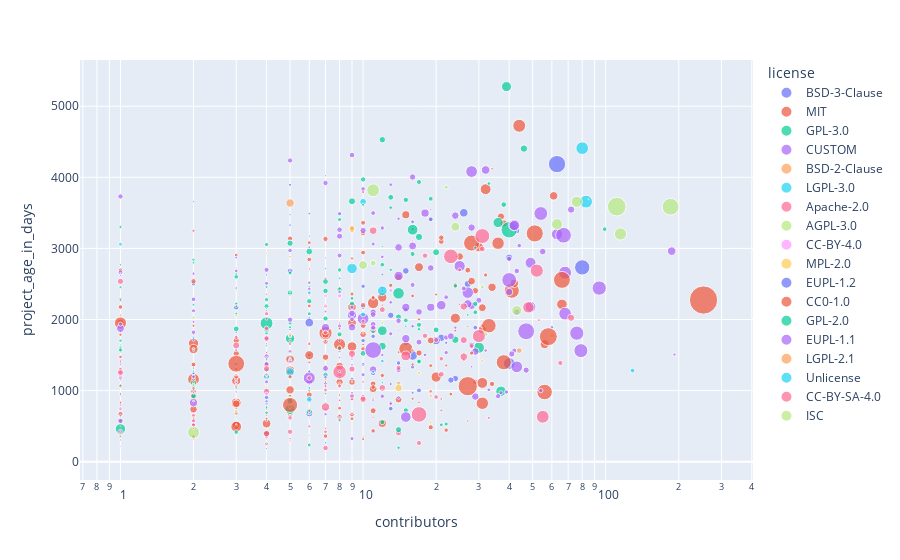

The notebook cell this image was saved under:
### Code cell
fig = px.scatter(df.query("project_active_checkbox==True"), x="contributors", y="project_age_in_days",
	         size="stargazers_count", color="license",
                 hover_name="project_name", log_x=True)


fig.show()
df

### Figure 1 — Plotly figure (JSON) as saved in the notebook; plotly's stock layout.template omitted (floating-point values rounded to 4 significant figures; data arrays with more than 128 entries replaced by an {"elided": "..."} marker saying what was removed)
{"data": [{"hovertemplate": "<b>%{hovertext}</b><br><br>license=BSD-3-Clause<br>contributors=%{x}<br>project_age_in_days=%{y}<br>stargazers_count=%{marker.size}<extra></extra>", "hovertext": ["pvlib-python", "pvfactors", "gsee", "PVMismatch", "bifacial_radiance", "dGen", "OpenOA", "SHARPy", "NRWAL", "CACTUS", "MHKiT-Python", "HydroPowerSimulations.jl", "pygfunction", "GHEtool", "PyBaMM", "StorageVET", "System Advisor Model", "REopt_Lite_API", "PowerSimulations.jl", "PowerSystems.jl", "Balmorel", "nempy", "Hierarchical Engine for Large-scale Infrastructure Co-Simulation", "PowerSystemDataModel", "reVX", "reV", "InfrastructureSystems.jl", "SIMONA", "HPWHsim", "BuildingSystems", "modelica-ibpsa", "project1", "teb", "ModBus Measurement Daemon", "Kiva", "PowerAPI", "argos", "patch-node", "Silicone", "deep-smoke-machine", "brightway2", "carculator", "premise", "forest", "PyETo", "burnr", "Forest Scenario Planner", "OGGM", "CICE", "icepyx", "HydroShare", "E3SM Diagnostics Package", "Pymagicc", "RTE+RRTMGP", "MetPy", "clisops", "Climate Model Output Rewriter", "h5netcdf", "rsoi", "SELEN", "rivamap", "PyGnome", "NeuralHydrology", "pySTEPS", "EarthML", "DSSAT Cropping System Model", "HappyPlants", "dormancyR", "OasisLMF", "SSC", "ESGF PyClient"], "legendgroup": "BSD-3-Clause", "marker": {"color": "#636efa", "size": [714, 60, 89, 51, 58, 34, 124, 81, 10, 14, 27, 4, 29, 4, 417, 37, 223, 55, 171, 210, 22, 26, 81, 14, 10, 42, 27, 16, 9, 56, 105, 48, 17, 125, 22, 94, 58, 67, 2, 91, 39, 31, 43, 31, 108, 11, 28, 159, 35, 121, 154, 26, 34, 51, 905, 18, 41, 135, 15, 14, 58, 36, 164, 288, 79, 73, 232, 6, 84, 64, 20], "sizemode": "area", "sizeref": 6.065, "symbol": "circle"}, "mode": "markers", "name": "BSD-3-Clause", "orientation": "v", "showlegend": true, "type": "scatter", "x": [80, 5, 3, 8, 10, 4, 13, 15, 6, 6, 16, 3, 3, 3, 40, 4, 26, 16, 21, 20, 5, 2, 31, 19, 6, 7, 13, 7, 7, 10, 43, 29, 2, 24, 5, 11, 4, 13, 3, 2, 5, 2, 10, 22, 5, 2, 5, 27, 16, 23, 40, 8, 6, 6, 63, 10, 16, 15, 2, 5, 2, 16, 6, 16, 8, 17, 6, 3, 15, 29, 12], "xaxis": "x", "y": [2733, 1551, 2171, 3488, 1703, 849, 2059, 2135, 613, 3172, 969, 724, 1823, 496, 1381, 813, 3501, 1333, 1742, 1703, 1863, 850, 1898, 932, 1099, 1099, 1092, 266, 2443, 2468, 3247, 2205, 1216, 1169, 3328, 1250, 905, 746, 1187, 1200, 893, 1162, 1368, 1673, 2683, 3660, 3894, 2499, 1906, 1148, 2871, 1870, 2016, 1506, 4186, 869, 3374, 2684, 1962, 3478, 2502, 3269, 681, 1495, 1575, 1003, 1956, 1269, 1670, 1886, 2634], "yaxis": "y"}, {"hovertemplate": "<b>%{hovertext}</b><br><br>license=MIT<br>contributors=%{x}<br>project_age_in_days=%{y}<br>stargazers_count=%{marker.size}<extra></extra>", "hovertext": {"elided": "252 str values"}, "legendgroup": "MIT", "marker": {"color": "#EF553B", "size": {"elided": "252 int values"}, "sizemode": "area", "sizeref": 6.065, "symbol": "circle"}, "mode": "markers", "name": "MIT", "orientation": "v", "showlegend": true, "type": "scatter", "x": {"elided": "252 int values"}, "xaxis": "x", "y": {"elided": "252 int values"}, "yaxis": "y"}, {"hovertemplate": "<b>%{hovertext}</b><br><br>license=GPL-3.0<br>contributors=%{x}<br>project_age_in_days=%{y}<br>stargazers_count=%{marker.size}<extra></extra>", "hovertext": {"elided": "157 str values"}, "legendgroup": "GPL-3.0", "marker": {"color": "#00cc96", "size": {"elided": "157 int values"}, "sizemode": "area", "sizeref": 6.065, "symbol": "circle"}, "mode": "markers", "name": "GPL-3.0", "orientation": "v", "showlegend": true, "type": "scatter", "x": {"elided": "157 int values"}, "xaxis": "x", "y": {"elided": "157 int values"}, "yaxis": "y"}, {"hovertemplate": "<b>%{hovertext}</b><br><br>license=CUSTOM<br>contributors=%{x}<br>project_age_in_days=%{y}<br>stargazers_count=%{marker.size}<extra></extra>", "hovertext": {"elided": "225 str values"}, "legendgroup": "CUSTOM", "marker": {"color": "#ab63fa", "size": {"elided": "225 int values"}, "sizemode": "area", "sizeref": 6.065, "symbol": "circle"}, "mode": "markers", "name": "CUSTOM", "orientation": "v", "showlegend": true, "type": "scatter", "x": {"elided": "225 int values"}, "xaxis": "x", "y": {"elided": "225 int values"}, "yaxis": "y"}, {"hovertemplate": "<b>%{hovertext}</b><br><br>license=BSD-2-Clause<br>contributors=%{x}<br>project_age_in_days=%{y}<br>stargazers_count=%{marker.size}<extra></extra>", "hovertext": ["solar-data-tools", "StatisticalClearSky", "PV Free", "pv-system-profiler", "HPXML to Home Energy Score Translator", "icare", "lca_algebraic", "CoralNet", "OasisPiWind", "rfasst"], "legendgroup": "BSD-2-Clause", "marker": {"color": "#FFA15A", "size": [27, 22, 15, 6, 18, 215, 12, 30, 15, 7], "sizemode": "area", "sizeref": 6.065, "symbol": "circle"}, "mode": "markers", "name": "BSD-2-Clause", "orientation": "v", "showlegend": true, "type": "scatter", "x": [8, 6, 3, 4, 5, 5, 3, 6, 12, 3], "xaxis": "x", "y": [1272, 1670, 2722, 1207, 2885, 3638, 865, 2347, 1949, 525], "yaxis": "y"}, {"hovertemplate": "<b>%{hovertext}</b><br><br>license=LGPL-3.0<br>contributors=%{x}<br>project_age_in_days=%{y}<br>stargazers_count=%{marker.size}<extra></extra>", "hovertext": ["SolarTherm", "multiphysics", "waiwera", "BatterySense", "Spine-Toolbox", "draf", "GridCal", "pymgrid", "Carpoolear", "pybikes", "elmada", "Environmental Footprint Data", "UNFCCC emissions data", "DeepBedMap", "DeepIceDrain", "Bergen Layered Ocean Model", "Iris", "Py6S", "Eradiate", "Geoclimate", "MeteoInfo", "OSDG"], "legendgroup": "LGPL-3.0", "marker": {"color": "#19d3f3", "size": [26, 44, 21, 335, 42, 3, 287, 99, 73, 486, 10, 58, 6, 32, 18, 9, 498, 138, 23, 31, 219, 16], "sizemode": "area", "sizeref": 6.065, "symbol": "circle"}, "mode": "markers", "name": "LGPL-3.0", "orientation": "v", "showlegend": true, "type": "scatter", "x": [8, 1, 4, 9, 12, 1, 12, 6, 10, 80, 1, 8, 3, 4, 3, 14, 83, 10, 5, 11, 5, 2], "xaxis": "x", "y": [2579, 3059, 1229, 2718, 1416, 386, 2403, 876, 2071, 4410, 450, 590, 1592, 1436, 1038, 920, 3658, 3656, 646, 1264, 1263, 613], "yaxis": "y"}, {"hovertemplate": "<b>%{hovertext}</b><br><br>license=Apache-2.0<br>contributors=%{x}<br>project_age_in_days=%{y}<br>stargazers_count=%{marker.size}<extra></extra>", "hovertext": ["LibreSolar", "Charge Controller Firmware", "pvoutput", "IEA-15-240-RWT", "openfast", "ROSCO", "floris", "WISDEM", "WOMBAT", "ORBIT", "WEIS", "HAMS", "WEC-Sim", "beep", "universal-battery-database", "Calliope", "OSeMOSYS", "openENTRANCE", "MESSAGEix", "GridPath", "Peaky Finders", "Renewcast", "ESDL", "eemeter", "FlexMeasures", "Open Smart Grid Platform", "Hotmaps", "NILM", "Thermofeel", "transitfeed", "WWCP_OCPP", "CityFlow", "Complete_Street_Rule", "Vehicle Energy Dataset", "emobility-smart-charging", "Scaphandre", "co2.js", "Cloud Carbon Footprint", "Carbon free energy for Google Cloud regions", "Kepler", "Software Carbon Intensity Specification", "grid-intensity-go", "blockchain-carbon-accounting", "ghg emissions indicator", "oco2peak", "pyMETRIC", "Pyrovision", "Pyronear Risks", "Wildfire Predictive Services", "captoolkit", "sea-ice", "COSIMA", "WaterDetect", "argopy", "tidyhydat", "maja", "Mission Support System", "eeweather", "RRTMGP.jl", "ESMValTool", "CLIMA-Land", "atlas", "FAIR", "ECRAD", "climateforcing", "RadiativeTransfer.jl", "pylandtemp", "xCDAT", "weather-tools", "xclim", "climetlab", "cdsapi", "xskillscore", "cfgrib", "Intake-esm", "pyam", "airqmon", "opendata-stuttgart", "fasstr", "gwells", "wqbc", "Model My Watershed", "bcgroundwater", "Long-term Trends in Groundwater Levels in B.C.", "canwqdata", "Liquid Prep", "Echopype", "AWH-Geo", "RainfallRescue", "OpenET", "SPEI", "LT-GEE", "CaMa", "CAMS", "OS-Climate Data Commons", "gfer", "Linux Foundation Energy Landscape", "Digital Earth Africa Notebooks", "openEO", "STAC Index", "ecmwf-opendata"], "legendgroup": "Apache-2.0", "marker": {"color": "#FF6692", "size": [54, 103, 24, 131, 392, 44, 101, 88, 7, 10, 26, 47, 97, 66, 40, 184, 107, 25, 79, 51, 21, 25, 9, 165, 61, 77, 4, 676, 40, 648, 22, 554, 115, 47, 28, 740, 102, 497, 57, 92, 116, 15, 20, 7, 15, 22, 37, 15, 21, 41, 16, 49, 123, 123, 65, 119, 29, 38, 31, 153, 64, 67, 72, 29, 12, 30, 113, 29, 81, 179, 219, 120, 160, 299, 78, 150, 87, 523, 45, 26, 16, 45, 18, 16, 11, 2, 63, 55, 20, 18, 34, 147, 27, 14, 8, 7, 12, 89, 86, 4, 47], "sizemode": "area", "sizeref": 6.065, "symbol": "circle"}, "mode": "markers", "name": "Apache-2.0", "orientation": "v", "showlegend": true, "type": "scatter", "x": [4, 10, 10, 12, 48, 7, 21, 18, 2, 3, 21, 2, 31, 20, 2, 11, 12, 21, 20, 7, 1, 1, 6, 26, 5, 65, 13, 31, 7, 23, 1, 8, 1, 1, 9, 17, 10, 55, 2, 7, 14, 4, 27, 5, 11, 5, 8, 6, 10, 5, 2, 10, 4, 10, 7, 4, 33, 6, 7, 72, 6, 28, 4, 6, 1, 5, 1, 6, 17, 26, 7, 9, 9, 15, 14, 26, 4, 52, 3, 53, 9, 25, 6, 5, 4, 1, 21, 2, 1, 4, 2, 3, 8, 5, 4, 1, 17, 29, 18, 1, 4], "xaxis": "x", "y": [2081, 2201, 1123, 1039, 2171, 1008, 1229, 2898, 480, 976, 721, 651, 2992, 910, 1032, 3250, 2139, 882, 1712, 2191, 951, 733, 1526, 2183, 616, 1389, 2006, 3174, 421, 2888, 2272, 1263, 2537, 1211, 968, 665, 901, 632, 513, 192, 408, 647, 573, 2184, 891, 1554, 1069, 681, 932, 1782, 1110, 1976, 987, 878, 1817, 1306, 617, 1656, 1064, 2024, 1177, 1628, 1873, 715, 1148, 771, 1256, 497, 263, 1477, 770, 1303, 1520, 1488, 1320, 1710, 1730, 2687, 1747, 1991, 2796, 2699, 2709, 2709, 1662, 196, 1447, 576, 829, 1443, 3248, 1635, 583, 292, 436, 2071, 1073, 1121, 1771, 722, 254], "yaxis": "y"}, {"hovertemplate": "<b>%{hovertext}</b><br><br>license=AGPL-3.0<br>contributors=%{x}<br>project_age_in_days=%{y}<br>stargazers_count=%{marker.size}<extra></extra>", "hovertext": ["IonMonger", "Open Energy Platform", "energyRt", "whobs-server", "OpenEMS", "EmonLib", "Emoncms", "eDisGo", "open-MaStR", "navitia", "ChargyDesktopApp", "WWCP_Core", "Bike Index", "Growing Urban Bicycle Networks", "phenocamr", "OceanAdapt", "Treetracker", "ForestTools", "pyhector", "Open-Meteo", "AirCasting", "openair", "CSHShydRology", "Terraso", "openfoodnetwork", "openfoodfacts-server", "Growstuff", "fishRman", "open-climate-investing"], "legendgroup": "AGPL-3.0", "marker": {"color": "#B6E880", "size": [21, 46, 16, 26, 307, 494, 1061, 27, 38, 377, 8, 5, 237, 39, 18, 9, 67, 26, 34, 449, 52, 234, 33, 8, 860, 453, 377, 11, 20], "sizemode": "area", "sizeref": 6.065, "symbol": "circle"}, "mode": "markers", "name": "AGPL-3.0", "orientation": "v", "showlegend": true, "type": "scatter", "x": [2, 31, 5, 2, 43, 11, 111, 12, 14, 63, 3, 1, 24, 3, 3, 5, 32, 3, 2, 2, 22, 10, 5, 4, 185, 115, 76, 1, 6], "xaxis": "x", "y": [1086, 2457, 2339, 1319, 2126, 3818, 3587, 1955, 1087, 3341, 1351, 2656, 3304, 708, 2413, 2757, 1794, 2053, 2026, 414, 3860, 2766, 1766, 268, 3586, 3203, 3656, 620, 368], "yaxis": "y"}, {"hovertemplate": "<b>%{hovertext}</b><br><br>license=CC-BY-4.0<br>contributors=%{x}<br>project_age_in_days=%{y}<br>stargazers_count=%{marker.size}<extra></extra>", "hovertext": ["hydro-power-database", "pem-dataset1", "CoMPAS", "CDRMEx", "Forest Carbon database", "Global Reforestation Opportunity Assessment", "Hyperspectral Soilmoisture Dataset", "soilReports", "AQP", "sharpshootR", "soilDB", "cosore", "EuroCrops"], "legendgroup": "CC-BY-4.0", "marker": {"color": "#FF97FF", "size": [40, 43, 8, 8, 46, 24, 26, 8, 36, 10, 58, 25, 63], "sizemode": "area", "sizeref": 6.065, "symbol": "circle"}, "mode": "markers", "name": "CC-BY-4.0", "orientation": "v", "showlegend": true, "type": "scatter", "x": [4, 4, 9, 1, 13, 5, 1, 7, 7, 6, 8, 3, 4], "xaxis": "x", "y": [1225, 951, 842, 1204, 2409, 1436, 1571, 2198, 2333, 2333, 2333, 1224, 357], "yaxis": "y"}, {"hovertemplate": "<b>%{hovertext}</b><br><br>license=MPL-2.0<br>contributors=%{x}<br>project_age_in_days=%{y}<br>stargazers_count=%{marker.size}<extra></extra>", "hovertext": ["OpenHPL", "DPsim", "PowSyBl", "PowSyBl Open Load Flow", "OpenSTEF", "EIAdata", "OperatorFabric", "Grid2Op", "Carbonfact Models", "OpenLCA", "Full Lands INtegration Tool", "monica"], "legendgroup": "MPL-2.0", "marker": {"color": "#FECB52", "size": [15, 31, 88, 15, 22, 16, 29, 178, 31, 108, 33, 15], "sizemode": "area", "sizeref": 6.065, "symbol": "circle"}, "mode": "markers", "name": "MPL-2.0", "orientation": "v", "showlegend": true, "type": "scatter", "x": [4, 19, 60, 19, 19, 4, 31, 14, 1, 9, 17, 11], "xaxis": "x", "y": [1082, 926, 1778, 1046, 549, 2926, 1415, 1037, 402, 3270, 1249, 3313], "yaxis": "y"}, {"hovertemplate": "<b>%{hovertext}</b><br><br>license=EUPL-1.2<br>contributors=%{x}<br>project_age_in_days=%{y}<br>stargazers_count=%{marker.size}<extra></extra>", "hovertext": ["Dispa-SET", "RAMP", "RAMP-mobility", "PCT", "LISFLOOD"], "legendgroup": "EUPL-1.2", "marker": {"color": "#636efa", "size": [59, 28, 7, 15, 60], "sizemode": "area", "sizeref": 6.065, "symbol": "circle"}, "mode": "markers", "name": "EUPL-1.2", "orientation": "v", "showlegend": true, "type": "scatter", "x": [11, 6, 4, 8, 14], "xaxis": "x", "y": [1764, 1269, 810, 1268, 1388], "yaxis": "y"}, {"hovertemplate": "<b>%{hovertext}</b><br><br>license=CC0-1.0<br>contributors=%{x}<br>project_age_in_days=%{y}<br>stargazers_count=%{marker.size}<extra></extra>", "hovertext": ["The Open Energy Ontology", "footprint", "Electricity Life Cycle Inventory", "useeior", "fedelemflowlist", "ONEARMY", "NeonTreeEvaluation", "palmerpenguins", "river-dl", "nhdplusTools", "ENVO", "Stripe Climate Carbon Removal Purchases", "Justice40 Tool", "awesome-transit", "Awesome Coastal", "Awesome ERDDAP", "Cryosphere Software, Data and Tools", "Awesome Clean Tech", "Awesome Earth", "Awesome Open Geoscience", "Awesome Arctic Data", "Awesome Remote Sensing Change Detection", "Awesome-forests", "Urban & Regional Planning Resources", "Open Source Python Packages in Hydrology"], "legendgroup": "CC0-1.0", "marker": {"color": "#EF553B", "size": [56, 13, 18, 13, 23, 52, 73, 691, 17, 65, 101, 178, 81, 875, 54, 25, 59, 361, 1130, 975, 11, 863, 118, 108, 252], "sizemode": "area", "sizeref": 6.065, "symbol": "circle"}, "mode": "markers", "name": "CC0-1.0", "orientation": "v", "showlegend": true, "type": "scatter", "x": [28, 2, 8, 12, 10, 9, 2, 5, 5, 8, 27, 3, 19, 66, 5, 16, 22, 31, 27, 58, 2, 3, 4, 11, 6], "xaxis": "x", "y": [1528, 613, 1876, 1003, 1649, 2358, 1367, 798, 932, 1599, 2694, 816, 484, 2557, 1193, 1564, 444, 1108, 1062, 1759, 469, 1378, 395, 717, 1498], "yaxis": "y"}, {"hovertemplate": "<b>%{hovertext}</b><br><br>license=GPL-2.0<br>contributors=%{x}<br>project_age_in_days=%{y}<br>stargazers_count=%{marker.size}<extra></extra>", "hovertext": ["Temoa", "GenX", "MVS", "Open Modeling Framework", "PSP-UFU", "Wildbook", "phenofit", "OpenDrift", "GOTM", "MOM5", "ARTS", "SoilGrids250m", "Trends.Earth", "SITS", "Fisheries Stock Assessment", "RFishBC", "mizer", "EEA geospatial data catalogue"], "legendgroup": "GPL-2.0", "marker": {"color": "#00cc96", "size": [65, 114, 16, 95, 25, 83, 51, 157, 32, 72, 41, 97, 79, 284, 52, 12, 27, 4], "sizemode": "area", "sizeref": 6.065, "symbol": "circle"}, "mode": "markers", "name": "GPL-2.0", "orientation": "v", "showlegend": true, "type": "scatter", "x": [12, 14, 12, 38, 2, 29, 1, 17, 8, 19, 13, 7, 17, 12, 4, 1, 10, 85], "xaxis": "x", "y": [2771, 450, 1110, 3616, 2207, 2222, 1572, 3161, 2436, 3698, 3574, 2533, 1925, 1842, 3055, 1643, 3612, 3692], "yaxis": "y"}, {"hovertemplate": "<b>%{hovertext}</b><br><br>license=EUPL-1.1<br>contributors=%{x}<br>project_age_in_days=%{y}<br>stargazers_count=%{marker.size}<extra></extra>", "hovertext": ["CO2MPAS-TA"], "legendgroup": "EUPL-1.1", "marker": {"color": "#ab63fa", "size": [20], "sizemode": "area", "sizeref": 6.065, "symbol": "circle"}, "mode": "markers", "name": "EUPL-1.1", "orientation": "v", "showlegend": true, "type": "scatter", "x": [10], "xaxis": "x", "y": [2157], "yaxis": "y"}, {"hovertemplate": "<b>%{hovertext}</b><br><br>license=LGPL-2.1<br>contributors=%{x}<br>project_age_in_days=%{y}<br>stargazers_count=%{marker.size}<extra></extra>", "hovertext": ["GEOSX"], "legendgroup": "LGPL-2.1", "marker": {"color": "#FFA15A", "size": [98], "sizemode": "area", "sizeref": 6.065, "symbol": "circle"}, "mode": "markers", "name": "LGPL-2.1", "orientation": "v", "showlegend": true, "type": "scatter", "x": [44], "xaxis": "x", "y": [1563], "yaxis": "y"}, {"hovertemplate": "<b>%{hovertext}</b><br><br>license=Unlicense<br>contributors=%{x}<br>project_age_in_days=%{y}<br>stargazers_count=%{marker.size}<extra></extra>", "hovertext": ["Ferret", "pyGSFLOW", "Digital Public Goods"], "legendgroup": "Unlicense", "marker": {"color": "#19d3f3", "size": [45, 19, 69], "sizemode": "area", "sizeref": 6.065, "symbol": "circle"}, "mode": "markers", "name": "Unlicense", "orientation": "v", "showlegend": true, "type": "scatter", "x": [6, 2, 129], "xaxis": "x", "y": [2376, 1275, 1282], "yaxis": "y"}, {"hovertemplate": "<b>%{hovertext}</b><br><br>license=CC-BY-SA-4.0<br>contributors=%{x}<br>project_age_in_days=%{y}<br>stargazers_count=%{marker.size}<extra></extra>", "hovertext": ["CropHarvest", "Custom Scripts Sentinel Hub", "OGC API - Environmental Data Retrieval"], "legendgroup": "CC-BY-SA-4.0", "marker": {"color": "#FF6692", "size": [84, 519, 41], "sizemode": "area", "sizeref": 6.065, "symbol": "circle"}, "mode": "markers", "name": "CC-BY-SA-4.0", "orientation": "v", "showlegend": true, "type": "scatter", "x": [5, 30, 19], "xaxis": "x", "y": [421, 1767, 990], "yaxis": "y"}, {"hovertemplate": "<b>%{hovertext}</b><br><br>license=ISC<br>contributors=%{x}<br>project_age_in_days=%{y}<br>stargazers_count=%{marker.size}<extra></extra>", "hovertext": ["USGS"], "legendgroup": "ISC", "marker": {"color": "#B6E880", "size": [101], "sizemode": "area", "sizeref": 6.065, "symbol": "circle"}, "mode": "markers", "name": "ISC", "orientation": "v", "showlegend": true, "type": "scatter", "x": [11], "xaxis": "x", "y": [2793], "yaxis": "y"}], "layout": {"legend": {"itemsizing": "constant", "title": {"text": "license"}, "tracegroupgap": 0}, "margin": {"t": 60}, "xaxis": {"anchor": "y", "domain": [0, 1], "title": {"text": "contributors"}, "type": "log"}, "yaxis": {"anchor": "x", "domain": [0, 1], "title": {"text": "project_age_in_days"}}}}
